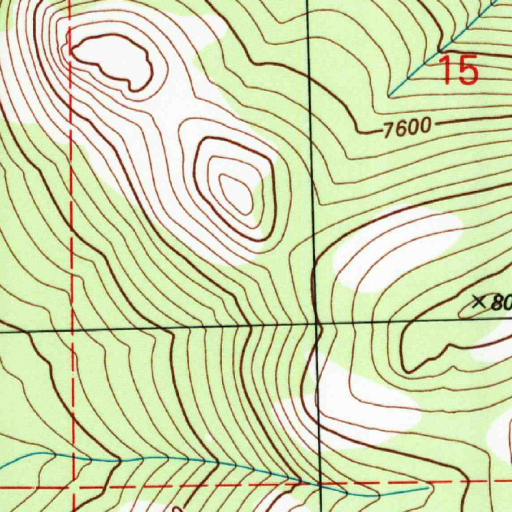
%> input picture dataset/map2/map2.bmp, 512 x 512 px
$ octave line_extraction_COGF.m   (GNU Octave 9; MATLAB toolbox functions it lacks are replaced by stand-ins)
%> lines starting %> are read from the running program, lines starting %| are printed output that depends on the picture
% This script is for linear element extraction, based on COGF
name = 'map2';
path = ['.\..\dataset\' name '\'];
img = imread([path name '.bmp']);
%> img is the input picture: size 512x512x3 uint8; mean R, G, B 211.9, 221.7, 178.6
imgr = img(:,:,1);
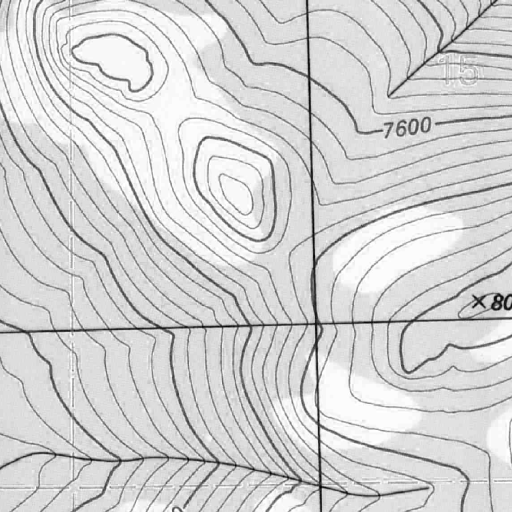
%> imgr: size 512x512 uint8; min 0, max 255, mean 211.9
imgg = img(:,:,2);
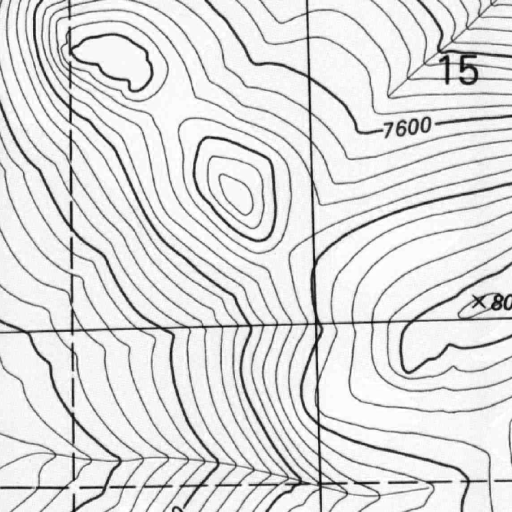
%> imgg: size 512x512 uint8; min 3, max 255, mean 221.7
imgb = img(:,:,3);
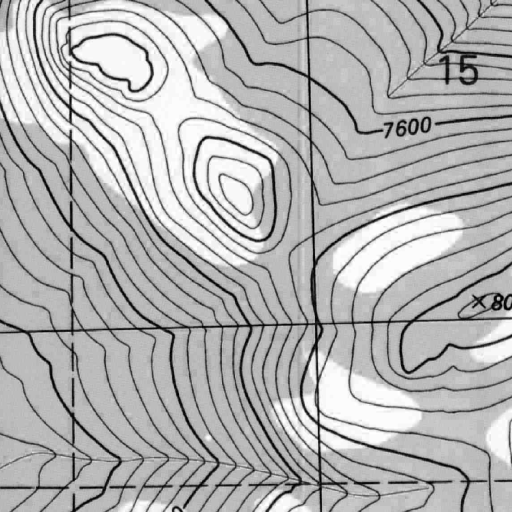
%> imgb: size 512x512 uint8; min 0, max 255, mean 178.6
% figure,imshow(img);
img = double(img);
%> img: size 512x512x3 double
ndir = 3;
tic;
for k = -2^(ndir):2^(ndir)
%> (the run ends here)
